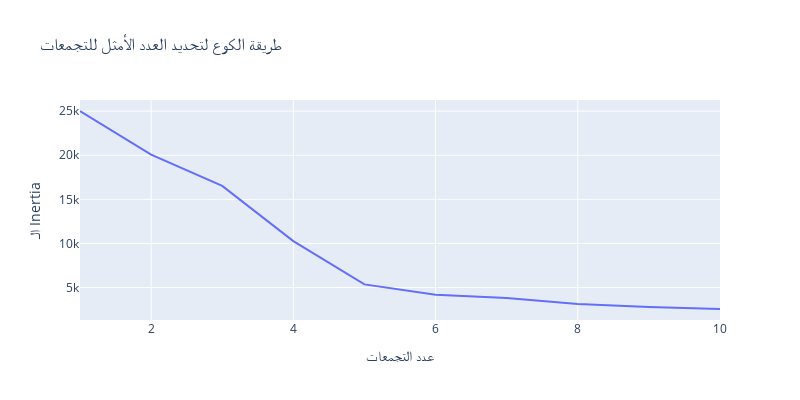
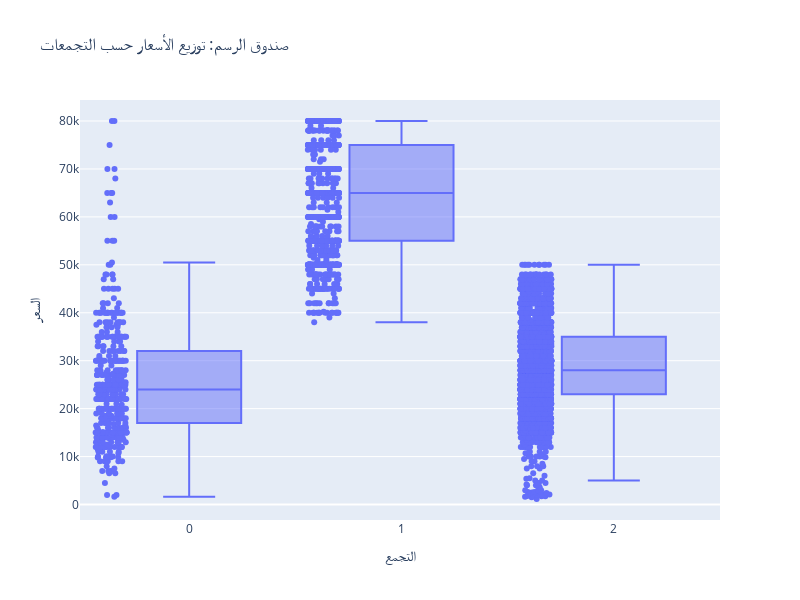

Source (notebook cell) for these figures, in order:
### Markdown cell above
**Categorical & numerical --> (scatter plot, histogram, box plot)**

### Code cell
# Select relevant features including the new review feature
features = ra[['السعر', 'المساحة', 'العمر', 'مراجعة']].dropna()

# Standardize the features
scaler = StandardScaler()
scaled_features = scaler.fit_transform(features)

# Determine the optimal number of clusters using the Elbow Method
inertia = []
for i in range(1, 11):
    kmeans = KMeans(n_clusters=i, random_state=0)
    kmeans.fit(scaled_features)
    inertia.append(kmeans.inertia_)

# Create Elbow Curve plot using Plotly
elbow_fig = px.line(
    x=range(1, 11),
    y=inertia,
    labels={'x': 'عدد التجمعات', 'y': 'الـ Inertia'},
    title='طريقة الكوع لتحديد العدد الأمثل للتجمعات'
)

# Set dimensions for Elbow Curve
elbow_fig.update_layout(width=800, height=400)
elbow_fig.show()

# Fit K-means with the chosen number of clusters (e.g., 3)
optimal_clusters = 3  # Choose based on the Elbow Curve
kmeans = KMeans(n_clusters=optimal_clusters, random_state=0)
clusters = kmeans.fit_predict(scaled_features)

# Add the cluster labels to the original DataFrame
ra['Cluster'] = np.nan
ra.loc[features.index, 'Cluster'] = clusters

# Create a box plot using Plotly
box_fig = px.box(
    ra,
    x='Cluster',       # X-axis: Cluster
    y='السعر',        # Y-axis: السعر
    title='صندوق الرسم: توزيع الأسعار حسب التجمعات',
    labels={'السعر': 'السعر', 'Cluster': 'التجمع'},
    points='all'  # Show all points
)

# Set dimensions for the box plot
box_fig.update_layout(width=800, height=600)

box_fig.show()


# Arabic: "تحليل توزيع الأسعار حسب التجمعات: يظهر الرسم البياني كيف تختلف أسعار العقارات بين التجمعات المختلفة، مما يساعد في فهم التوجهات السوقية."

#English: "Price Distribution Analysis by Clusters: The box plot illustrates how property prices vary across different 
#clusters, aiding in understanding market trends."

### Figure 1 — Plotly figure (JSON) as saved in the notebook; plotly's stock layout.template omitted (floating-point values rounded to 4 significant figures)
{"data": [{"hovertemplate": "عدد التجمعات=%{x}<br>الـ Inertia=%{y}<extra></extra>", "legendgroup": "", "line": {"color": "#636efa", "dash": "solid"}, "marker": {"symbol": "circle"}, "mode": "lines", "name": "", "orientation": "v", "showlegend": false, "type": "scatter", "x": [1, 2, 3, 4, 5, 6, 7, 8, 9, 10], "xaxis": "x", "y": [25020.0, 20070.0, 16520.0, 10270.0, 5358.0, 4174.0, 3829.0, 3126.0, 2783.0, 2569.0], "yaxis": "y"}], "layout": {"height": 400, "legend": {"tracegroupgap": 0}, "title": {"text": "طريقة الكوع لتحديد العدد الأمثل للتجمعات"}, "width": 800, "xaxis": {"anchor": "y", "autorange": true, "domain": [0, 1], "range": [1, 10], "title": {"text": "عدد التجمعات"}, "type": "linear"}, "yaxis": {"anchor": "x", "autorange": true, "domain": [0, 1], "range": [1322.0, 26270.0], "title": {"text": "الـ Inertia"}, "type": "linear"}}}

### Figure 2 — Plotly figure (JSON) as saved in the notebook; plotly's stock layout.template omitted (floating-point values rounded to 4 significant figures; data arrays with more than 128 entries replaced by an {"elided": "..."} marker saying what was removed)
{"data": [{"alignmentgroup": "True", "boxpoints": "all", "hovertemplate": "التجمع=%{x}<br>السعر=%{y}<extra></extra>", "legendgroup": "", "marker": {"color": "#636efa"}, "name": "", "notched": false, "offsetgroup": "", "orientation": "v", "showlegend": false, "type": "box", "x": {"elided": "6255 int values"}, "x0": " ", "xaxis": "x", "y": {"elided": "6255 int values"}, "y0": " ", "yaxis": "y"}], "layout": {"boxmode": "group", "height": 600, "legend": {"tracegroupgap": 0}, "title": {"text": "صندوق الرسم: توزيع الأسعار حسب التجمعات"}, "width": 800, "xaxis": {"anchor": "y", "autorange": true, "domain": [0, 1], "range": [-0.5141, 2.5], "title": {"text": "التجمع"}, "type": "linear"}, "yaxis": {"anchor": "x", "autorange": true, "domain": [0, 1], "range": [-3231.0, 84380.0], "title": {"text": "السعر"}, "type": "linear"}}}
